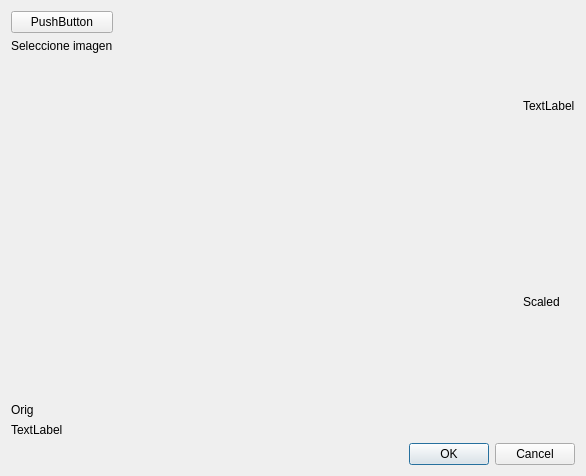
<?xml version="1.0" encoding="UTF-8"?>
<ui version="4.0">
 <class>qImageSelectionWidget</class>
 <widget class="QDialog" name="qImageSelectionWidget">
  <property name="geometry">
   <rect>
    <x>0</x>
    <y>0</y>
    <width>586</width>
    <height>476</height>
   </rect>
  </property>
  <property name="windowTitle">
   <string>Dialog</string>
  </property>
  <layout class="QVBoxLayout" name="verticalLayout_4">
   <item>
    <layout class="QHBoxLayout" name="horizontalLayout">
     <item>
      <layout class="QVBoxLayout" name="verticalLayout">
       <item>
        <widget class="QPushButton" name="selectFileBtn">
         <property name="text">
          <string>PushButton</string>
         </property>
        </widget>
       </item>
       <item>
        <widget class="QLabel" name="fileLabel">
         <property name="text">
          <string>Seleccione imagen</string>
         </property>
        </widget>
       </item>
       <item>
        <spacer name="verticalSpacer">
         <property name="orientation">
          <enum>Qt::Vertical</enum>
         </property>
         <property name="sizeHint" stdset="0">
          <size>
           <width>20</width>
           <height>40</height>
          </size>
         </property>
        </spacer>
       </item>
      </layout>
     </item>
     <item>
      <spacer name="horizontalSpacer">
       <property name="orientation">
        <enum>Qt::Horizontal</enum>
       </property>
       <property name="sizeHint" stdset="0">
        <size>
         <width>40</width>
         <height>20</height>
        </size>
       </property>
      </spacer>
     </item>
     <item>
      <layout class="QVBoxLayout" name="verticalLayout_2">
       <item>
        <widget class="QLabel" name="label_3">
         <property name="text">
          <string>TextLabel</string>
         </property>
        </widget>
       </item>
       <item>
        <widget class="QLabel" name="scaledView">
         <property name="text">
          <string>Scaled</string>
         </property>
        </widget>
       </item>
      </layout>
     </item>
    </layout>
   </item>
   <item>
    <layout class="QVBoxLayout" name="verticalLayout_3">
     <item>
      <widget class="QLabel" name="originalgv">
       <property name="text">
        <string>Orig</string>
       </property>
      </widget>
     </item>
     <item>
      <widget class="QLabel" name="origView">
       <property name="text">
        <string>TextLabel</string>
       </property>
      </widget>
     </item>
    </layout>
   </item>
   <item>
    <widget class="QDialogButtonBox" name="buttonBox">
     <property name="orientation">
      <enum>Qt::Horizontal</enum>
     </property>
     <property name="standardButtons">
      <set>QDialogButtonBox::Cancel|QDialogButtonBox::Ok</set>
     </property>
    </widget>
   </item>
  </layout>
 </widget>
 <resources/>
 <connections>
  <connection>
   <sender>buttonBox</sender>
   <signal>accepted()</signal>
   <receiver>qImageSelectionWidget</receiver>
   <slot>accept()</slot>
   <hints>
    <hint type="sourcelabel">
     <x>248</x>
     <y>254</y>
    </hint>
    <hint type="destinationlabel">
     <x>157</x>
     <y>274</y>
    </hint>
   </hints>
  </connection>
  <connection>
   <sender>buttonBox</sender>
   <signal>rejected()</signal>
   <receiver>qImageSelectionWidget</receiver>
   <slot>reject()</slot>
   <hints>
    <hint type="sourcelabel">
     <x>316</x>
     <y>260</y>
    </hint>
    <hint type="destinationlabel">
     <x>286</x>
     <y>274</y>
    </hint>
   </hints>
  </connection>
 </connections>
</ui>
